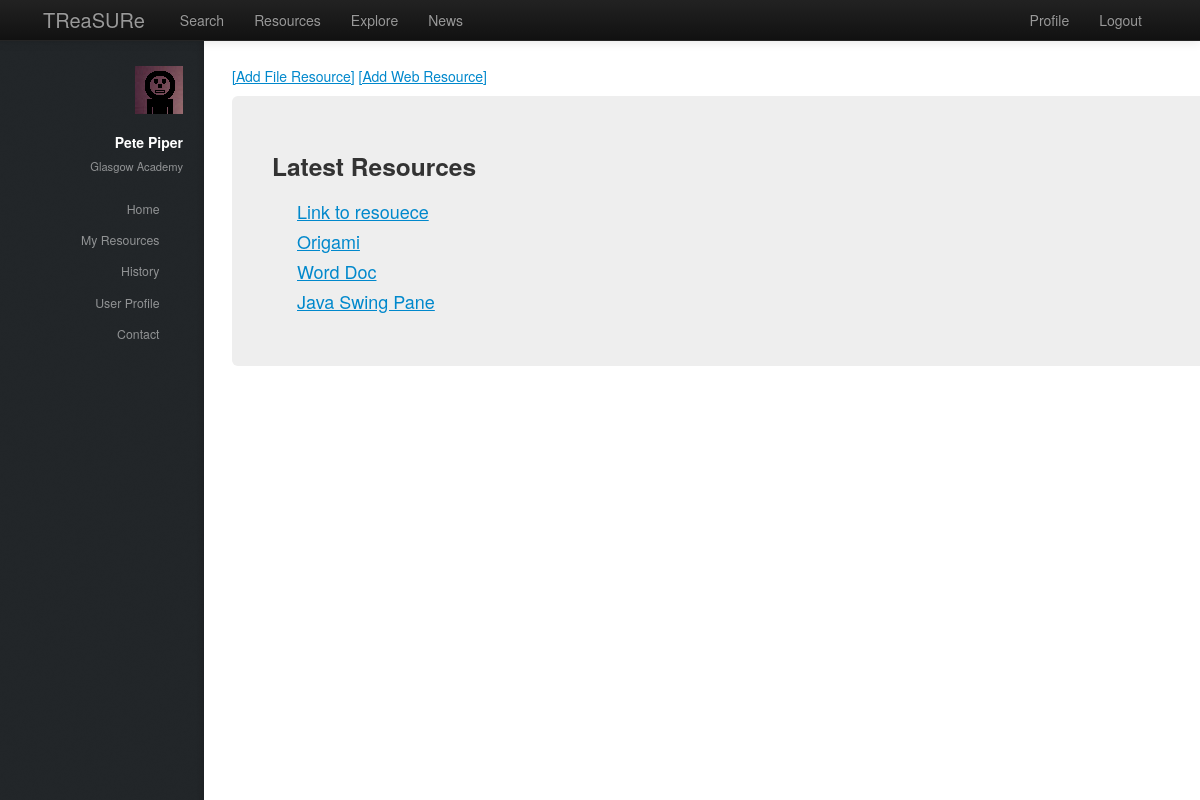
Screenshot of /treasure/resources/ (signed in) with the database file from the repository.
### treasure/models.py (models this page shows, shortened)
class Teacher(models.Model):
    user = models.OneToOneField(User)
    firstname = models.CharField(max_length=128)
    surname = models.CharField(max_length=128)
    schools = models.ManyToManyField(School, null=True)
    hubs = models.ManyToManyField(Hub, null=True)

class School(models.Model):
    name = models.CharField(max_length=128)
    town = models.CharField(max_length=128)
    address = models.TextField()
    latitude = models.FloatField()
    longitude = models.FloatField()
    def __unicode__(self):
        return self.name

class Resource(models.Model):
    name = models.CharField(max_length=128)
    tree = models.TextField(null=True)#todo {properly implement tree generation}
    author = models.ForeignKey(Teacher)
    tags = models.ManyToManyField(Tag, null=True)
    level = models.IntegerField()
    description = models.TextField()

### treasure/views.py (the view)
def resources(request):
    context = RequestContext(request)
    context_dict = sidebar(request)
    resource_list = Resource.objects.all()
    context_dict['resources'] = resource_list
    return render_to_response('treasure/resources.html', context_dict, context)

### treasure/views.py (called while the page is built)
def sidebar(request):
    context_dict = {}
    try:
        userid = request.user.id
        teacher = Teacher.objects.get(user = userid)
        context_dict['user_firstname'] = teacher.firstname
        context_dict['user_surname'] = teacher.surname
        if len(teacher.schools.all()) >= 1:
            context_dict['user_school'] = teacher.schools.all()[0]
    except Teacher.DoesNotExist:
        context_dict['user_firstname'] = ""
        context_dict['user_surname'] = ""
        context_dict['school'] = ""
    return context_dict

### templates/treasure/resources.html (shortened to what this page needs)
{% extends 'treasure/base.html' %}
{% load static %}
{% block body_block %}
<p><a href="/treasure/add_file_resource">[Add File Resource]</a>  <a href="/treasure/add_web_resource">[Add Web Resource]</a></p>
<div class="hero-unit">
    <div class="row-fluid">
        <h3>Latest Resources</h3>
        {% if resources %}
        <ul>
            {% for resource in resources %}
            <li><a href="/treasure/resource/{{ resource.id }}">{{ resource.name }}</a></li>
            {% endfor %}
        </ul>
        {% else %}
            <strong>No resources present.</strong>
        {% endif %}
    </div>
</div>
{% endblock %}

### templates/treasure/base.html (shortened to what this page needs)
<!DOCTYPE html>
{% load static %}
<html>
    <head>
        <link href="{% static 'css/bootstrap-fluid-adj.css' %}" rel="stylesheet">
        <link href="{% static 'sidebar/css/main.css' %}" rel="stylesheet">
        <link href="{% static 'css/bootstrap.min.css' %}" rel="stylesheet" media="screen">
        <link rel="stylesheet" href="http://getbootstrap.com/examples/sticky-footer-navbar/sticky-footer-navbar.css">
        <link href="{% static 'css/bootstrap-responsive.css' %}" rel="stylesheet">
        <link href="{% static 'css/treasure.css' %}" rel="stylesheet">
    </head>
    <body>
        <div class="navbar navbar-inverse navbar-fixed-top">
           <div class="navbar-inner">
               <div class="container">
                   <a class="brand" href="/treasure/">TReaSURe</a>
                   <div class="nav-collapse collapse">
                       <ul class="nav pull-right">
                            {% if user.is_authenticated %}
                                <li><a href="/treasure/profile">Profile</a></li>
                            	<li><a href="/treasure/logout">Logout</a></li>
                            {% else %}
                            	<li><a href="/treasure/login">Login</a></li>
                            	<li><a href="/treasure/register">Register</a></li>
                            {% endif %}
                       </ul>
                       <ul class="nav">
                       {% if user.is_authenticated %}
                           <li><a href="/treasure/search">Search</a></li>
                           <li><a href="/treasure/resources">Resources</a></li>
			   <li><a href="/treasure/explore">Explore</a></li>
                       {% endif %}
                           <li><a href="/treasure/about">News</a></li>
                       </ul>
                   </div>
               </div>
           </div>
        </div>
        <div>
				<div id="header">
					<div class="top">
                       {% if user.is_authenticated %}
							<div id="logo">
								<span class="image avatar48"><img src="{% static 'images/avatar.jpg' %}" alt="user avatar" /></span>
								<h1 id="title">{{ user_firstname }} {{ user_surname }}</h1>
								<p>{{ user_school }}</p>
							</div>
	                   {% endif %}
                        <nav id="nav">
							<ul>
								{% if user.is_authenticated %}
									<li><a href="/treasure/" id="home-link" class="skel-layers-ignoreHref"><span>Home</span></a></li>
									<li><a href="/treasure/resources" class="skel-layers-ignoreHref"><span>My Resources</span></a></li>
									<li><a href="/treasure/about" class="skel-layers-ignoreHref"><span>History</span></a></li>
									<li><a href="/treasure/profile" class="skel-layers-ignoreHref"><span>User Profile</span></a></li>
									<li><a href="#contact" class="skel-layers-ignoreHref"><span>Contact</span></a></li>
								{% else %}
									<li><a href="/treasure/login"><span>Login</span></a></li>
									<li><a href="/treasure/register" class="skel-layers-ignoreHref"><span>Register</span></a></li>
								{% endif %}
							</ul>
						</nav>
					</div>
				</div>
			<div id="main">
				<section id="MainPage">
                    <div class="container">
                        {% block body_block%}{% endblock%}
                    </div>
                </section>
            </div>
        </div>
    </body>
</html>

### static/css/treasure.css (style rules this page uses)
a { text-decoration:underline; }
.brand { text-decoration:none; }
.hero-unit { padding: 40px; }

### rows the page displays
Teacher: firstname "Pete", surname "Piper"
School: name "Glasgow Academy"
Resource: name "Link to resouece"
Resource: name "Origami"
Resource: name "Word Doc"
Resource: name "Java Swing Pane"
